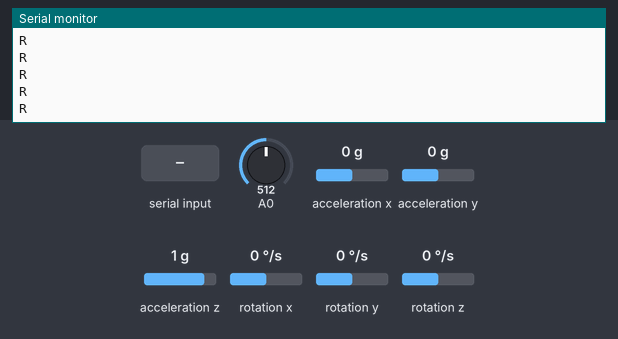
Bench run of a sketch on a simulated Arduino Leonardo, built with avr-gcc and run on an emulated ATmega32U4. Parts: the last lines printed to the serial monitor. The test bench sets the inputs (shaded band); at power-on: A0 = 512, acceleration x 0 g, acceleration y 0 g, acceleration z 1 g, rotation x 0 °/s, rotation y 0 °/s, rotation z 0 °/s. USB keyboard and mouse output is not drawn.

Above: at 1.2 s.
1.3 s: "G" received over Serial
At 1.54 s:
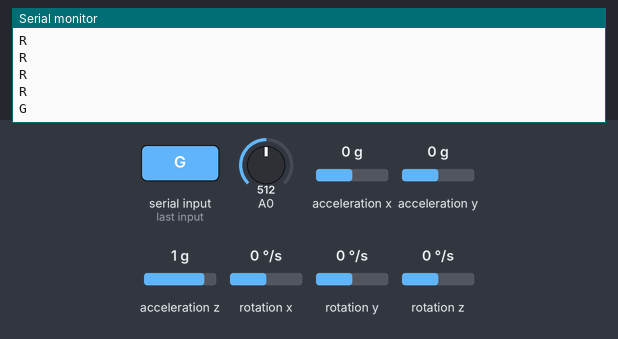
3.4 s: "B" received over Serial
5.3 s: "1" received over Serial
At 6.0 s:
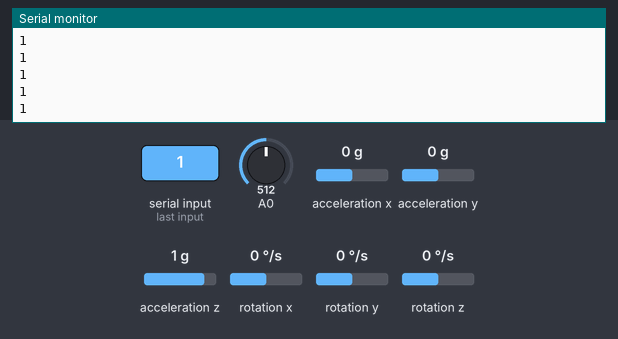

Measured:
- after the input at 1.3 s, the serial monitor: prints a new line after 0.10 s (image 1)
- after the input at 5.3 s, the serial monitor: prints a new line at once (image 2)

The sketch:

Wired_Sahayak_with_UI.ino
```cpp
#include <Wire.h>
#include <I2Cdev.h>
#include <MPU6050.h>
#include <Mouse.h>

MPU6050 mpu;
int16_t ax, ay, az, gx, gy, gz;
int vx, vy;

char val='R';
int flag=0;

void setup()
{
  pinMode(A0, INPUT);

  Serial.begin(9600);
  Wire.begin();
  Mouse.begin();
  Serial.begin(9600);
  mpu.initialize();

        if (!mpu.testConnection())
        {
          while (1);
        }

}

int x(int y)
{
  return 1-y;
}

void loop()
{

  mpu.getMotion6(&ax, &ay, &az, &gx, &gy, &gz);
  vx = (gx - 200) / 200;
  vy = -(gz - 200) / 200;

 int buttonState1 = analogRead(A0);

 if(val == 'R')
 {
  if (buttonState1 >= 500) {
    Mouse.press(MOUSE_LEFT);
    delay(100);
    Mouse.release(MOUSE_LEFT);
    delay(50);
  }
 }

 if (val == 'G')
 {
   if (buttonState1 >= 500) {
    Mouse.press(MOUSE_RIGHT);
    delay(100);
    Mouse.release(MOUSE_RIGHT);
    delay(50);
  }
 }

  if(val == 'B')
 {

  if (buttonState1 >= 500) {
    flag=x(flag);
    if(x(flag)==1)
    Mouse.press(MOUSE_LEFT);
    if(x(flag)==0)
    Mouse.release(MOUSE_LEFT);

  }

  if((val != 'R')&&(val != 'G')&&(val != 'B')) //default
  {
    val ='R';
  }

 }


  Mouse.move(vx, vy);
  delay(20);

  if (Serial.available()) {
     val = Serial.read();
  }
  Serial.println(val);

}
```
